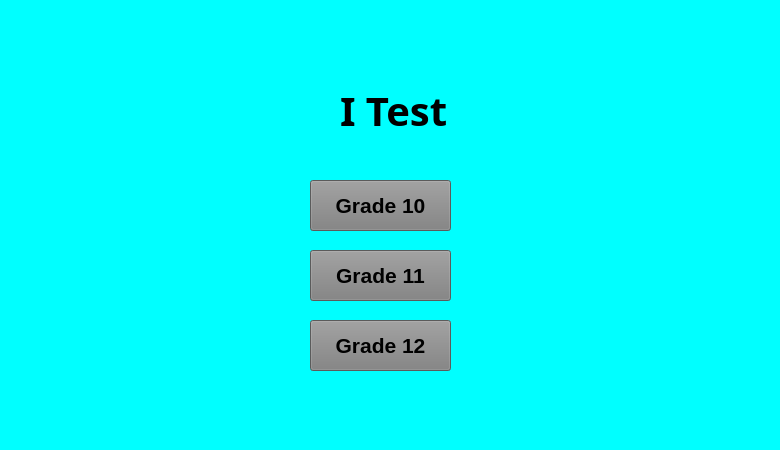
<?xml version="1.0" encoding="UTF-8"?>
<ui version="4.0">
 <class>Shaun</class>
 <widget class="QWidget" name="Shaun">
  <property name="geometry">
   <rect>
    <x>0</x>
    <y>0</y>
    <width>780</width>
    <height>450</height>
   </rect>
  </property>
  <property name="maximumSize">
   <size>
    <width>780</width>
    <height>450</height>
   </size>
  </property>
  <property name="windowTitle">
   <string>Form</string>
  </property>
  <property name="styleSheet">
   <string notr="true">background-color: rgb(0, 255, 255);</string>
  </property>
  <widget class="QPushButton" name="pushButton">
   <property name="geometry">
    <rect>
     <x>310</x>
     <y>180</y>
     <width>141</width>
     <height>51</height>
    </rect>
   </property>
   <property name="font">
    <font>
     <pointsize>16</pointsize>
     <weight>75</weight>
     <italic>false</italic>
     <bold>true</bold>
     <underline>false</underline>
    </font>
   </property>
   <property name="styleSheet">
    <string notr="true">background-color: rgb(127, 127, 127);
color: rgb(0, 0, 0);</string>
   </property>
   <property name="text">
    <string>Grade 10</string>
   </property>
  </widget>
  <widget class="QPushButton" name="pushButton_2">
   <property name="geometry">
    <rect>
     <x>310</x>
     <y>250</y>
     <width>141</width>
     <height>51</height>
    </rect>
   </property>
   <property name="font">
    <font>
     <pointsize>16</pointsize>
     <weight>75</weight>
     <bold>true</bold>
    </font>
   </property>
   <property name="styleSheet">
    <string notr="true">background-color: rgb(127, 127, 127);
color: rgb(0, 0, 0);</string>
   </property>
   <property name="text">
    <string>Grade 11</string>
   </property>
  </widget>
  <widget class="QPushButton" name="pushButton_3">
   <property name="geometry">
    <rect>
     <x>310</x>
     <y>320</y>
     <width>141</width>
     <height>51</height>
    </rect>
   </property>
   <property name="font">
    <font>
     <pointsize>16</pointsize>
     <weight>75</weight>
     <bold>true</bold>
    </font>
   </property>
   <property name="styleSheet">
    <string notr="true">background-color: rgb(127, 127, 127);
color: rgb(0, 0, 0);</string>
   </property>
   <property name="text">
    <string>Grade 12</string>
   </property>
  </widget>
  <widget class="QLabel" name="label">
   <property name="geometry">
    <rect>
     <x>340</x>
     <y>90</y>
     <width>161</width>
     <height>41</height>
    </rect>
   </property>
   <property name="font">
    <font>
     <family>Bahnschrift SemiLight Condensed</family>
     <pointsize>30</pointsize>
     <weight>75</weight>
     <bold>true</bold>
    </font>
   </property>
   <property name="styleSheet">
    <string notr="true">color: rgb(0, 0, 0);</string>
   </property>
   <property name="text">
    <string>I Test</string>
   </property>
  </widget>
 </widget>
 <resources/>
 <connections/>
</ui>
